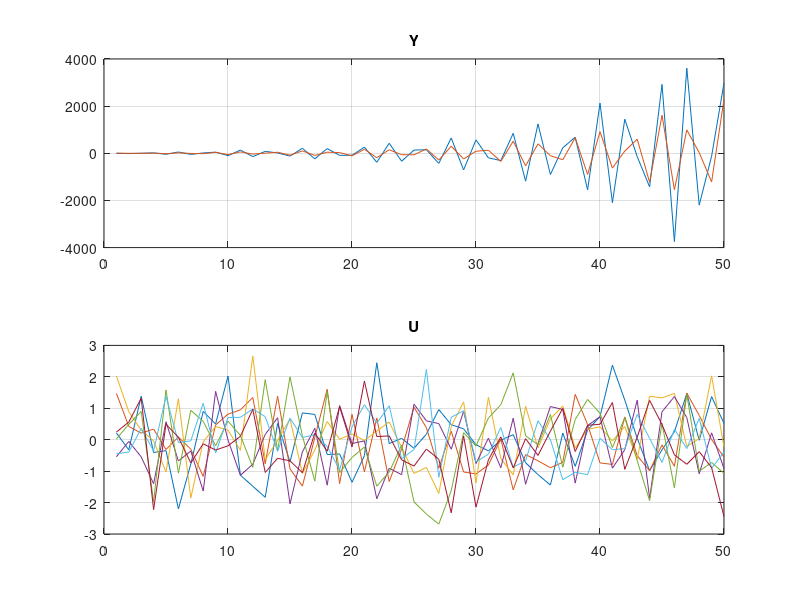

The MATLAB source for this figure: (Note: this script raises an error after producing the figure.)
close all;
clear all;
clc;

x_dim = 3;
y_dim = 2;
u_dim = 7;
A = randn(x_dim);
[U,S,V]=svd(A);
A = U*eye(x_dim)*1.1*V';
B = randn(x_dim,u_dim);
C = randn(y_dim,x_dim);
D = randn(y_dim,u_dim);

u_d = [];
y_d = [];
x = randn(x_dim,1);
for i=1:50
    u = randn(u_dim,1);
    y = C * x + D * u;
    x = A * x + B * u;
    u_d = [u_d; u'];
    y_d = [y_d; y'];
end

figure
subplot(2,1,1)
plot(y_d)
grid on;
title('Y');
subplot(2,1,2)
plot(u_d)
grid on;
title('U')


n = x_dim;     
L = x_dim;     
R = eye(u_dim)/1000;    
Q = eye(y_dim);      
%
ddmpc= DDMPC(u_d,y_d,Q,R,n,L,'y_s',[37;-37]','G_mat_u',eye(u_dim),'g_vec_u',ones(u_dim,1)*10,'G_mat_y',[1,0;-1,0;0,1;0,-1],'g_vec_y',ones(4,1)*30);
    
u = randn(u_dim,1);
x = randn(x_dim,1);

u_traj = [];
y_traj =[];
for i=1:10
    y = C * x + D * u;
    x = A * x + B * u;

%     u = u+randn(u_dim,1)*10;
%     y = y+randn(y_dim,1)*10;


    u = ddmpc.step(u,y);
    u_traj = [u_traj; u'];
    y_traj = [y_traj; y'];
end

figure
subplot(2,1,1)
plot(y_traj)
grid on;
title('Y');
subplot(2,1,2)
plot(u_traj)
grid on;
title('U')
